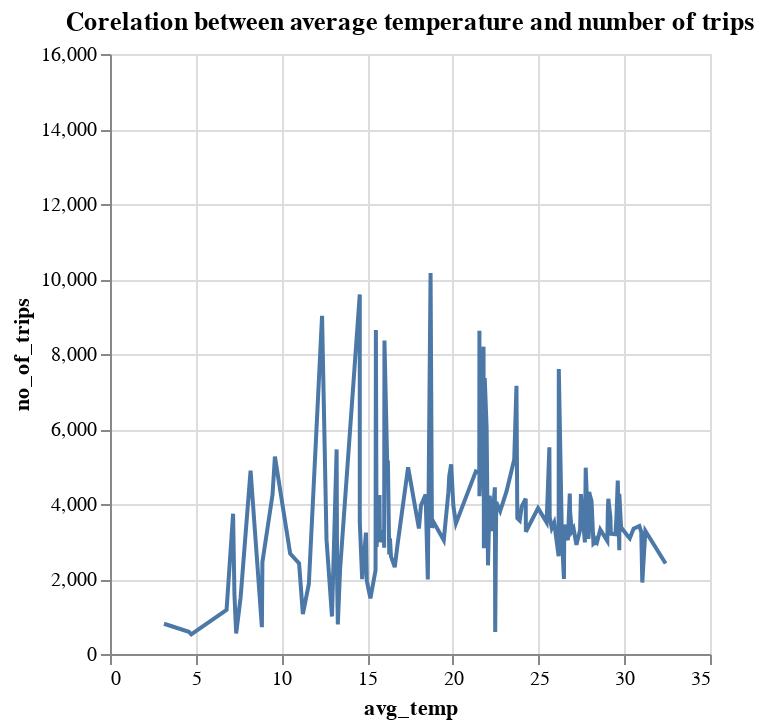

Notebook code cell kept with this figure:
### Code cell
%chart avg_temp,no_of_trips, title="Corelation between average temperature and number of trips", typex=q,typey=q,mark = line
